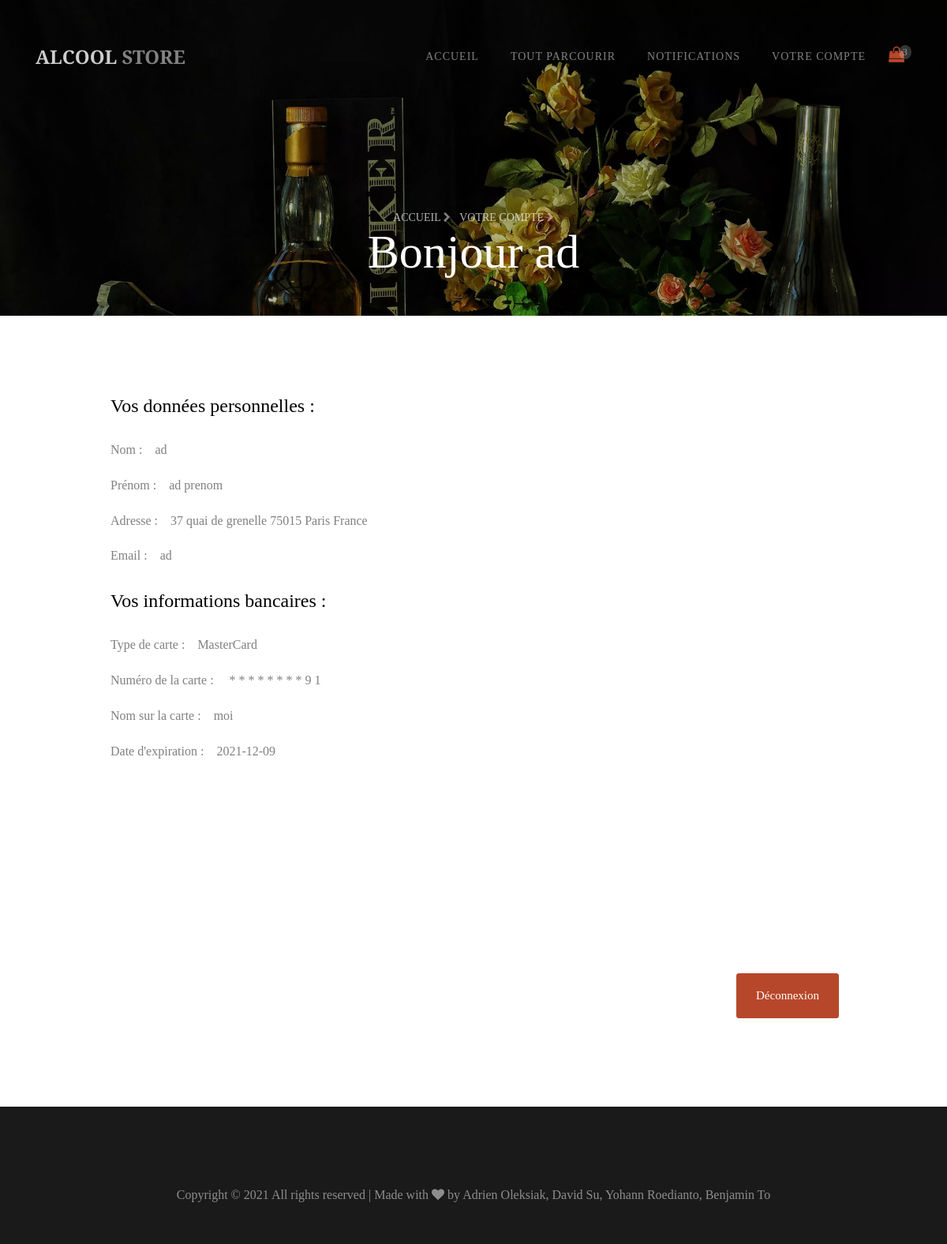
Page /compte.php on the committed database.
### tables this page shows
CREATE TABLE IF NOT EXISTS `acheteur` (
  `idAcheteur` int(11) NOT NULL AUTO_INCREMENT,
  `idPanier` int(11) DEFAULT NULL,
  `nomAcheteur` varchar(255) NOT NULL,
  `prenomAcheteur` varchar(255) NOT NULL,
  `adresseAcheteur` varchar(255) NOT NULL,
  `emailAcheteur` varchar(255) NOT NULL,
  `connexion` tinyint(1) DEFAULT NULL,
  `CritPrixInferieur` int(200) DEFAULT NULL,
  `CritPrixSuperieur` int(200) DEFAULT NULL,
  `typeAchat` enum('immediat','transaction','meilleurOffre') DEFAULT NULL,
  `rarete` enum('hautDeGamme','rare','regulier') DEFAULT NULL,
  `categorie` varchar(255) DEFAULT NULL,
  PRIMARY KEY (`idAcheteur`),
  KEY `idPanier` (`idPanier`)
);

CREATE TABLE IF NOT EXISTS `paiement` (
  `idPaiement` int(11) NOT NULL AUTO_INCREMENT,
  `typeCarte` varchar(255) NOT NULL,
  `nomPaiement` varchar(255) NOT NULL,
  `dateExpiration` date NOT NULL,
  `codeSecurite` int(11) NOT NULL,
  `idAcheteur` int(11) NOT NULL,
  `numPaiement` int(100) NOT NULL,
  PRIMARY KEY (`idPaiement`),
  KEY `idAcheteur` (`idAcheteur`)
);

### compte.php (the view, shortened to what this page needs)
<?php
$database = "paris shopping";
$db_handle = mysqli_connect('localhost', 'root', '');
$db_found = mysqli_select_db($db_handle, $database);
$card ="";
$numCarte ="";
$nomCarte ="";
$dateExp ="";
$visiteur="";
$user="";
$sql2 = "SELECT * FROM acheteur WHERE connexion = '1'";
$result2 = mysqli_query($db_handle, $sql2);
if(mysqli_num_rows($result2) != 0)
{
 $visiteur="acheteur";
 $user = mysqli_fetch_assoc($result2);
}
if($db_found)
{
    if($visiteur=="acheteur")
    {
        $sql = "SELECT * FROM acheteur WHERE connexion like '1'";
		$result = mysqli_query($db_handle, $sql);
        $data = mysqli_fetch_assoc($result);
        $idAcheteur = $data['idAcheteur'];
        $sql = "SELECT * FROM paiement WHERE idAcheteur LIKE '$idAcheteur'";
	    $result = mysqli_query($db_handle, $sql);
        if (mysqli_num_rows($result) == 0)
        {
            $infoBancaires = "Vous n'avez pas d'informations de paiement enregistrées";
        }
        else
        {
            $data = mysqli_fetch_assoc($result);
            $card = $data['typeCarte'];
            $numCarte = $data['numPaiement'];
            $nomCarte = $data['nomPaiement'];
            $dateExp = $data['dateExpiration'];
        }
    }
}
?>
<!DOCTYPE html>
<html lang="fr">
<head>
    <link rel="stylesheet" href="https://stackpath.bootstrapcdn.com/font-awesome/4.7.0/css/font-awesome.min.css">
    <link rel="stylesheet"
    href="https://cdnjs.cloudflare.com/ajax/libs/bootstrap-select/1.13.1/css/bootstrap-select.min.css">
    <link rel="stylesheet" href="style.css" />
</head>
<body>
    <nav class="navbar navbar-expand-lg navbar-dark ftco_navbar bg-dark ftco-navbar-light" id="ftco-navbar">
        <div class="container">
            <a class="navbar-brand" href="accueil.php">Alcool <span>store</span></a>
            <div class="order-lg-last btn-group">
                <a href="panier.php" class="btn-cart dropdown-toggle dropdown-toggle-split">
                    <span class="fa fa-shopping-bag"></span>
                    <div class="d-flex justify-content-center align-items-center"><small>3</small></div>
                </a>
            </div>
        <div class="collapse navbar-collapse" id="ftco-nav">
            <ul class="navbar-nav ml-auto">
                <li class="nav-item"><a href="accueil.php" class="nav-link">Accueil</a></li>
                <li class="nav-item"><a href="parcourir.php" class="nav-link">Tout parcourir</a></li>
                <li class="nav-item	"><a href="notifications.php" class="nav-link">Notifications</a></li>
                <li class="nav-item"><a href="compte.php" class="nav-link">Votre compte</a></li>
            </ul>
        </div>
    </div>
</nav>
<section class="hero-wrap hero-wrap-2" style="background-image:url(images/bg_2.webp)"
data-stellar-background-ratio="0.5">
<div class="overlay"></div>
<div class="container">
    <div class="row no-gutters slider-text align-items-end justify-content-center">
        <div class="col-md-9 ftco-animate mb-5 text-center">
            <p class="breadcrumbs mb-0"><span class="mr-2"><a href="accueil.php">Accueil <i
                class="fa fa-chevron-right"></i></a></span> <span>Votre compte <i
                    class="fa fa-chevron-right"></i></span></p>
                    <h2 class="mb-0 bread">Bonjour <?php if($visiteur=="admin"){echo $user['pseudoAdmin'];}if($visiteur=="acheteur"){echo $user['nomAcheteur'];}if($visiteur=="vendeur"){echo $user['nomVendeur'];} ?></h2>
                </div>
            </div>
        </div>
    </section>
<?php if($visiteur == "acheteur") :?>
<section class="ftco-section">
    <div class="container">
        <div class="row justify-content-center">
            <div class="col-xl-10 ftco-animate">
              <h3 class="mb-4 billing-heading">Vos données personnelles :</h3>
              <p><strong>Nom :&emsp;</strong><?php echo $user['nomAcheteur'] ?></p>
              <p><strong>Prénom :&emsp;</strong><?php echo $user['prenomAcheteur'] ?></p>
              <p><strong>Adresse :&emsp;</strong><?php echo $user['adresseAcheteur'] ?></p>
              <p><strong>Email :&emsp;</strong><?php echo $user['emailAcheteur'] ?></p>
              <h3 class="mb-4 mt-4 billing-heading">Vos informations bancaires :<br></h3>
              <p><strong>Type de carte :&emsp;</strong><?php echo$card ?></p>
              <p><strong>Numéro de la carte :&emsp;</strong>
              <?php
                for ($i = 0; $i<= strlen($numCarte)-3 ; $i++)
                {
                    echo " * ";
                }
                echo $numCarte[strlen($numCarte)-2];
                echo $numCarte[strlen($numCarte)-1];
              ?></p>
              <p><strong>Nom sur la carte :&emsp;</strong><?php echo$nomCarte ?></p>
              <p><strong>Date d'expiration :&emsp;</strong><?php echo$dateExp ?></p>
          </div>
      </div>
  </div>
</section>
<?php endif ?>
 <section class="ftco-section">
    <div class="container">
        <div class="row">
        <div class="col md-3">
            <form action="login.php" method="post" style="margin-left:80%;">
                <p><button type="submit" name="button8" class="btn btn-primary py-3 px-4 mt-4">Déconnexion</button></p>
            </form>
         </div>
        </div>
    </div>
</section>
    <footer class="ftco-footer">
        <div class="container-fluid px-0 py-5">
            <div class="container">
                <div class="row">
                    <div class="col-md-12">
                        <p class="mb-0 text-center" style="color: rgba(255,255,255,.5);">
                            Copyright &copy;
                            <script>document.write(new Date().getFullYear());</script> All rights reserved | Made with <i class="fa fa-heart color-danger" aria-hidden="true"></i> by Adrien Oleksiak, David Su, Yohann Roedianto, Benjamin To</a>
                        </p>
                    </div>
                </div>
            </div>
        </div>
    </footer>
</body>
</html>

### rows in the picture
acheteur: nomAcheteur "ad", prenomAcheteur "ad prenom", adresseAcheteur "37 quai de grenelle 75015 Paris France", emailAcheteur "ad"
paiement: typeCarte "MasterCard", numPaiement "9", numPaiement "1", nomPaiement "moi", dateExpiration "2021-12-09"
